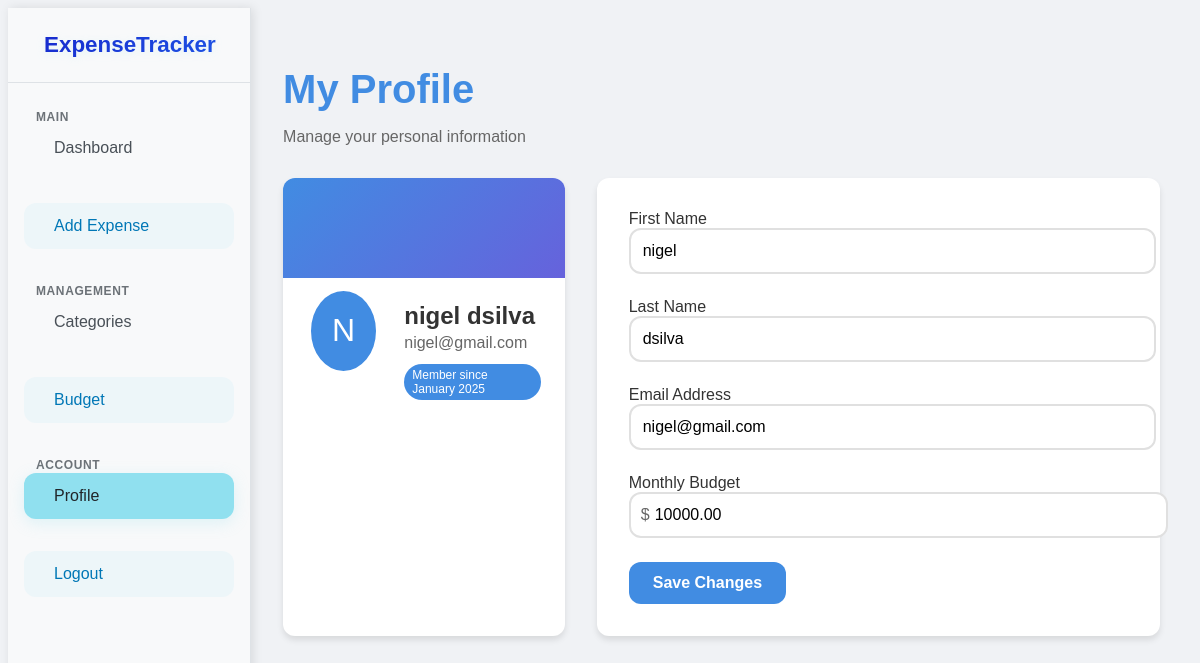
The page /profile/ (signed in) on the database as committed earlier.
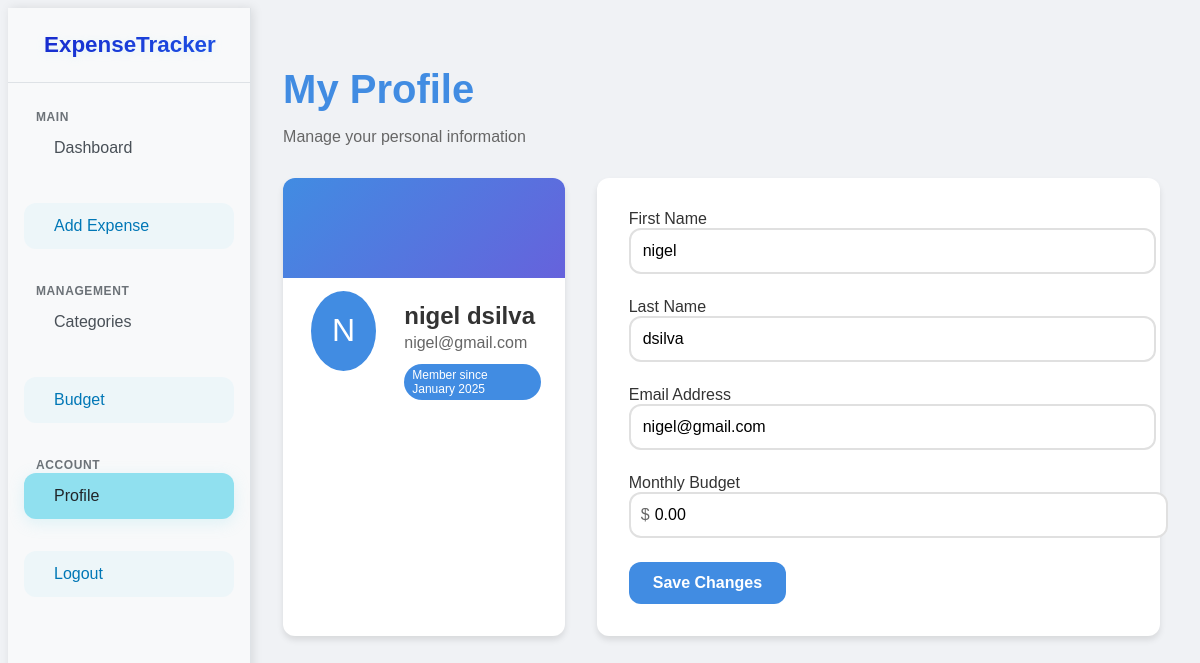
The same page on the database as committed later.
### Expenses/models.py (models this page shows, shortened)
class UserProfile(models.Model):
    user = models.OneToOneField(User, on_delete=models.CASCADE)
    total_budget = models.DecimalField(
        max_digits=10,
        decimal_places=2,
        validators=[MinValueValidator(0)],
        default=0
    )
    last_budget_reset = models.DateTimeField(default=timezone.now)

### Expenses/views.py (the view)
# urls.py: path('profile/', views.profile, name='profile'),
@login_required(login_url='login')
def profile(request):
    user_profile, created = UserProfile.objects.get_or_create(user=request.user)
    return render(request, 'expenses/profile.html', {
        'user_profile': user_profile
    })

### Expenses/templates/expenses/profile.html (shortened to what this page needs)
{% extends 'base.html' %}
{% load static %}
{% block css_files %}
<link rel="stylesheet" href="{% static 'css/profile.css' %}">
{% endblock %}
{% block content %}
<div class="dashboard-container">
    {% include 'partials/sidebar.html' %}
    <main class="main-content">
        <div class="dashboard-header">
            <div class="welcome-section">
                <h1>My Profile</h1>
                <p>Manage your personal information</p>
            </div>
        </div>
        <div class="profile-wrapper">
            <div class="profile-header-card">
                <div class="profile-cover"></div>
                <div class="profile-header-content">
                    <div class="profile-avatar">
                        <span>{{ user.first_name|first|default:user.username|first|upper }}</span>
                    </div>
                    <div class="profile-info">
                        <h2>{{ user.get_full_name|default:user.username }}</h2>
                        <p>{{ user.email }}</p>
                        <span class="member-badge">Member since {{ user.date_joined|date:"F Y" }}</span>
                    </div>
                </div>
            </div>
            <div class="profile-details">
                <div class="profile-form-card">
                    <form method="post" class="profile-form">
                        <div class="form-row">
                            <div class="form-group">
                                <label>First Name</label>
                                <input type="text" name="first_name" value="{{ user.first_name }}" class="form-control" placeholder="Enter your first name">
                            </div>
                            <div class="form-group">
                                <label>Last Name</label>
                                <input type="text" name="last_name" value="{{ user.last_name }}" class="form-control" placeholder="Enter your last name">
                            </div>
                        </div>
                        <div class="form-group">
                            <label>Email Address</label>
                            <input type="email" name="email" value="{{ user.email }}" class="form-control" placeholder="Enter your email">
                        </div>
                        <div class="form-group">
                            <label>Monthly Budget</label>
                            <div class="budget-input">
                                <span class="currency-symbol">$</span>
                                <input type="number" name="total_budget" value="{{ user_profile.total_budget }}" class="form-control" step="0.01" placeholder="Set your monthly budget">
                            </div>
                        </div>
                        <div class="form-actions">
                            <button type="submit" class="btn btn-primary">Save Changes</button>
                        </div>
                    </form>
                </div>
            </div>
        </div>
    </main>
</div>
{% endblock %}

Rows that differ between the two databases and show on the page:
changed UserProfile: total_budget "10000.00" → "0.00"
